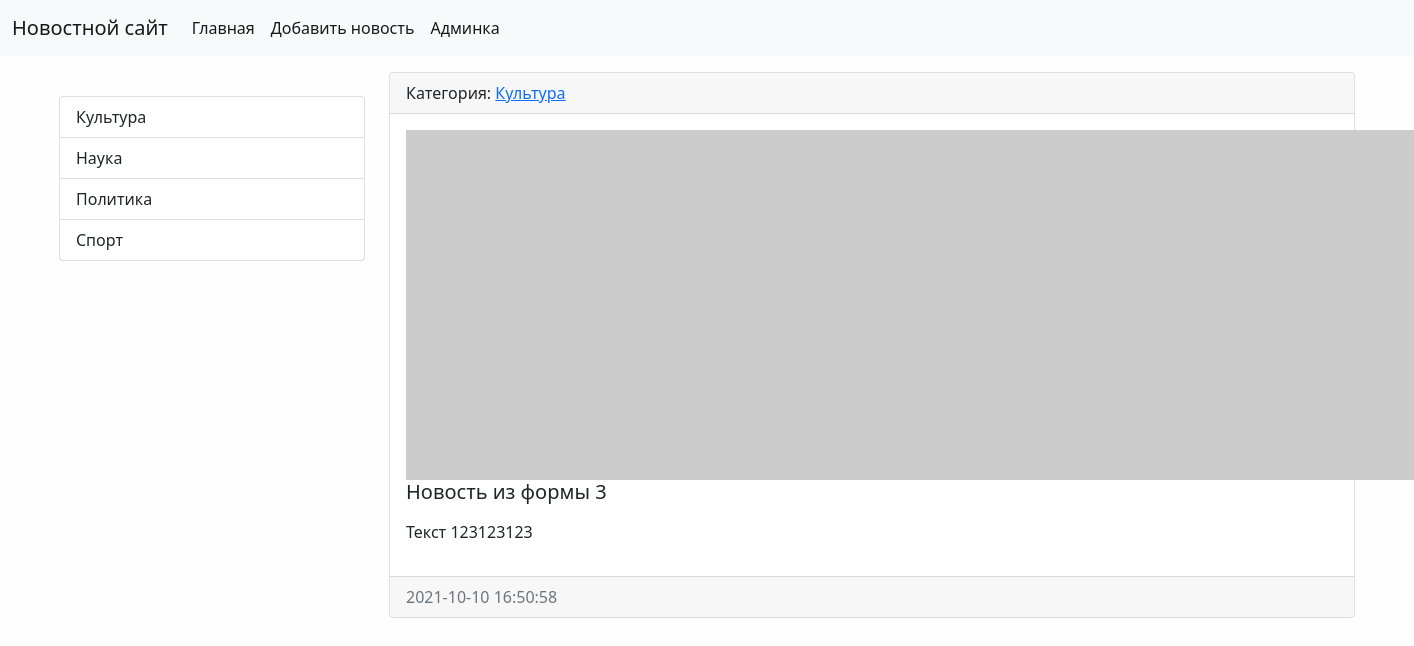
The app's page /news/11/ with its own data.
### news/models.py (models this page shows, shortened)
class Category(models.Model):
    title = models.CharField(max_length=150,
                             db_index=True,
                             verbose_name='Категории',
                             )  # db_index индексирует это поле, делает более быстрым для поиска
    def get_absolute_url(self):
        return reverse('category', kwargs={"category_id": self.pk})  # categories - из url, которая область имен name=
    def __str__(self):
        return self.title
    class Meta:
        verbose_name = 'Категория'
        verbose_name_plural = 'Категории'
        ordering = ['title']

class News(models.Model):
    title = models.CharField(max_length=150, verbose_name='Наименование')
    content = models.TextField(blank=True, verbose_name='Контент')
    created_at = models.DateTimeField(auto_now_add=True, verbose_name='Дата публикации')
    updated_at = models.DateTimeField(auto_now=True, verbose_name='Обновлено')
    photo = models.ImageField(upload_to='photo/%Y/%m/%d/', verbose_name='Фото', blank=True)
    is_published = models.BooleanField(default=True, verbose_name='Опубликовано')
    category = models.ForeignKey('Category', on_delete=models.PROTECT, verbose_name='Категория')
    class Meta:
        verbose_name = 'Новость'  # меняет в админке News на Новость (изменение для единственного числа)
        verbose_name_plural = 'Новости'  # тоже самое для множественного числа
        ordering = ['-created_at']  # порядок вывода в админке, можно сортировать по нескольким полям через запятую

### news/views.py (the view)
# urls.py: path('news/<int:news_id>/', ViewNews.as_view(), name='view_news'),
class ViewNews(DetailView): # вместо view_news
    model = News
    pk_url_kwarg = 'news_id'    # для news/<int:news_id>
    template_name = 'news/view_news.html'
    context_object_name = 'news_item' # по дефолту значение object

### news/templatetags/news_tags.py (called while the page is built)
@register.inclusion_tag('news/list_categories.html')
def show_categories():
    categories = Category.objects.all()
    return {"categories": categories}

### news/templates/news/view_news.html (shortened to what this page needs)
{% extends 'base.html' %}
{% block sidebar %}
    {% include 'inc/_sidebar.html' %}
{% endblock %}
{% block content %}
    <div class="card mb-3">
        <div class="card-header">
            Категория: <a href="{{ news_item.category.get_absolute_url }}">{{ news_item.category }}</a>
        </div>
        <div class="card-body">
            {% if news_item.photo %}
                <img src="{{ news_item.photo.url }}" alt="" width="350" class="mr-3">
            {% else %}
                <img src="https://picsum.photos/id/1060/350/235/?blur=2" alt="" class="mr-3">
            {% endif %}
            <h5 class="card-title">{{ news_item.title }}</h5>
            <p class="card-text">{{ news_item.content | safe | linebreaks }}</p>
        </div>
        <div class="card-footer text-muted">
            {{ news_item.created_at | date:"Y-m-d H:i:s" }}
        </div>
    </div>
{% endblock %}

### news/templates/news/list_categories.html
<div class="list-group">
    {% for item in categories %}
    <a href="{{ item.get_absolute_url }}" class="list-group-item list-group-item-action">{{ item.title }}</a>
    {% endfor %}
</div>

### mysite/static/css/style.css (style rules this page uses)
body { background-color: #fefefe; }

### records on screen
Category: title "Культура"
Category: title "Наука"
Category: title "Политика"
Category: title "Спорт"
News: category "Культура", title "Новость из формы 3", content "Текст 123123123", created_at "2021-10-10 16:50:58"
